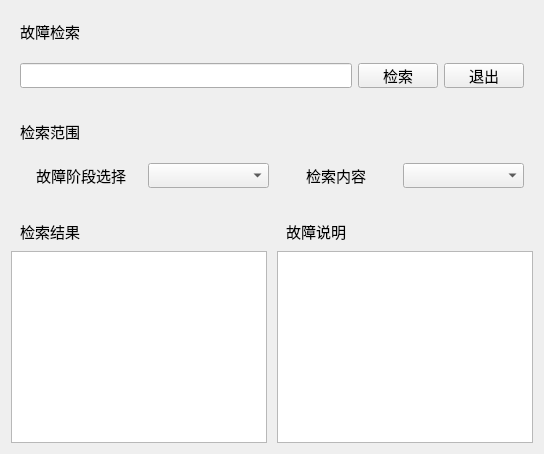
      <widget class="QWidget" name="tab">
       <attribute name="title">
        <string>故障检索</string>
       </attribute>
       <layout class="QVBoxLayout" name="verticalLayout_3">
        <property name="spacing">
         <number>10</number>
        </property>
        <item>
         <widget class="QWidget" name="widget_E" native="true">
          <layout class="QVBoxLayout" name="verticalLayout_10">
           <property name="spacing">
            <number>0</number>
           </property>
           <property name="leftMargin">
            <number>0</number>
           </property>
           <property name="topMargin">
            <number>0</number>
           </property>
           <property name="rightMargin">
            <number>0</number>
           </property>
           <property name="bottomMargin">
            <number>0</number>
           </property>
           <item>
            <widget class="QWidget" name="widget_E_1" native="true">
             <property name="minimumSize">
              <size>
               <width>0</width>
               <height>40</height>
              </size>
             </property>
             <property name="maximumSize">
              <size>
               <width>16777215</width>
               <height>40</height>
              </size>
             </property>
             <layout class="QHBoxLayout" name="horizontalLayout_14">
              <property name="topMargin">
               <number>5</number>
              </property>
              <property name="bottomMargin">
               <number>5</number>
              </property>
              <item alignment="Qt::AlignLeft">
               <widget class="QLabel" name="label_15">
                <property name="minimumSize">
                 <size>
                  <width>100</width>
                  <height>0</height>
                 </size>
                </property>
                <property name="maximumSize">
                 <size>
                  <width>100</width>
                  <height>16777215</height>
                 </size>
                </property>
                <property name="font">
                 <font>
                  <pointsize>11</pointsize>
                 </font>
                </property>
                <property name="text">
                 <string>故障检索</string>
                </property>
               </widget>
              </item>
              <item>
               <spacer name="horizontalSpacer_25">
                <property name="orientation">
                 <enum>Qt::Horizontal</enum>
                </property>
                <property name="sizeHint" stdset="0">
                 <size>
                  <width>40</width>
                  <height>20</height>
                 </size>
                </property>
               </spacer>
              </item>
             </layout>
            </widget>
           </item>
           <item>
            <widget class="QWidget" name="widget_8" native="true">
             <property name="minimumSize">
              <size>
               <width>0</width>
               <height>50</height>
              </size>
             </property>
             <property name="maximumSize">
              <size>
               <width>16777215</width>
               <height>50</height>
              </size>
             </property>
             <layout class="QHBoxLayout" name="horizontalLayout_2">
              <property name="topMargin">
               <number>0</number>
              </property>
              <property name="bottomMargin">
               <number>0</number>
              </property>
              <item>
               <widget class="QLineEdit" name="lineEdit">
                <property name="minimumSize">
                 <size>
                  <width>0</width>
                  <height>25</height>
                 </size>
                </property>
                <property name="maximumSize">
                 <size>
                  <width>16777215</width>
                  <height>25</height>
                 </size>
                </property>
                <property name="font">
                 <font>
                  <pointsize>11</pointsize>
                 </font>
                </property>
               </widget>
              </item>
              <item>
               <widget class="QPushButton" name="pushButton">
                <property name="minimumSize">
                 <size>
                  <width>60</width>
                  <height>25</height>
                 </size>
                </property>
                <property name="maximumSize">
                 <size>
                  <width>16777215</width>
                  <height>25</height>
                 </size>
                </property>
                <property name="font">
                 <font>
                  <pointsize>11</pointsize>
                 </font>
                </property>
                <property name="text">
                 <string>检索</string>
                </property>
               </widget>
              </item>
              <item>
               <widget class="QPushButton" name="pushButton_2">
                <property name="minimumSize">
                 <size>
                  <width>60</width>
                  <height>25</height>
                 </size>
                </property>
                <property name="maximumSize">
                 <size>
                  <width>16777215</width>
                  <height>25</height>
                 </size>
                </property>
                <property name="font">
                 <font>
                  <pointsize>11</pointsize>
                 </font>
                </property>
                <property name="text">
                 <string>退出</string>
                </property>
               </widget>
              </item>
             </layout>
            </widget>
           </item>
          </layout>
         </widget>
        </item>
        <item>
         <widget class="QWidget" name="widget_F" native="true">
          <layout class="QVBoxLayout" name="verticalLayout_11">
           <property name="spacing">
            <number>0</number>
           </property>
           <property name="leftMargin">
            <number>0</number>
           </property>
           <property name="topMargin">
            <number>0</number>
           </property>
           <property name="rightMargin">
            <number>0</number>
           </property>
           <property name="bottomMargin">
            <number>0</number>
           </property>
           <item>
            <widget class="QWidget" name="widget_F_1" native="true">
             <property name="minimumSize">
              <size>
               <width>0</width>
               <height>40</height>
              </size>
             </property>
             <property name="maximumSize">
              <size>
               <width>16777215</width>
               <height>40</height>
              </size>
             </property>
             <layout class="QHBoxLayout" name="horizontalLayout_15">
              <property name="topMargin">
               <number>5</number>
              </property>
              <property name="bottomMargin">
               <number>5</number>
              </property>
              <item alignment="Qt::AlignLeft">
               <widget class="QLabel" name="label_16">
                <property name="minimumSize">
                 <size>
                  <width>100</width>
                  <height>0</height>
                 </size>
                </property>
                <property name="maximumSize">
                 <size>
                  <width>100</width>
                  <height>16777215</height>
                 </size>
                </property>
                <property name="font">
                 <font>
                  <pointsize>11</pointsize>
                 </font>
                </property>
                <property name="text">
                 <string>检索范围</string>
                </property>
               </widget>
              </item>
              <item>
               <spacer name="horizontalSpacer_26">
                <property name="orientation">
                 <enum>Qt::Horizontal</enum>
                </property>
                <property name="sizeHint" stdset="0">
                 <size>
                  <width>40</width>
                  <height>20</height>
                 </size>
                </property>
               </spacer>
              </item>
             </layout>
            </widget>
           </item>
           <item>
            <widget class="QWidget" name="widget_9" native="true">
             <property name="minimumSize">
              <size>
               <width>0</width>
               <height>50</height>
              </size>
             </property>
             <property name="maximumSize">
              <size>
               <width>16777215</width>
               <height>50</height>
              </size>
             </property>
             <layout class="QHBoxLayout" name="horizontalLayout_3">
              <item>
               <widget class="QLabel" name="label_4">
                <property name="minimumSize">
                 <size>
                  <width>0</width>
                  <height>25</height>
                 </size>
                </property>
                <property name="maximumSize">
                 <size>
                  <width>16777215</width>
                  <height>25</height>
                 </size>
                </property>
                <property name="font">
                 <font>
                  <pointsize>11</pointsize>
                 </font>
                </property>
                <property name="text">
                 <string>故障阶段选择</string>
                </property>
                <property name="alignment">
                 <set>Qt::AlignCenter</set>
                </property>
               </widget>
              </item>
              <item>
               <widget class="QComboBox" name="comboBox">
                <property name="minimumSize">
                 <size>
                  <width>0</width>
                  <height>25</height>
                 </size>
                </property>
                <property name="maximumSize">
                 <size>
                  <width>16777215</width>
                  <height>25</height>
                 </size>
                </property>
                <property name="font">
                 <font>
                  <pointsize>11</pointsize>
                 </font>
                </property>
               </widget>
              </item>
              <item>
               <widget class="QLabel" name="label_5">
                <property name="minimumSize">
                 <size>
                  <width>0</width>
                  <height>25</height>
                 </size>
                </property>
                <property name="maximumSize">
                 <size>
                  <width>16777215</width>
                  <height>25</height>
                 </size>
                </property>
                <property name="font">
                 <font>
                  <pointsize>11</pointsize>
                 </font>
                </property>
                <property name="text">
                 <string>检索内容</string>
                </property>
                <property name="alignment">
                 <set>Qt::AlignCenter</set>
                </property>
               </widget>
              </item>
              <item>
               <widget class="QComboBox" name="comboBox_4">
                <property name="minimumSize">
                 <size>
                  <width>0</width>
                  <height>25</height>
                 </size>
                </property>
                <property name="maximumSize">
                 <size>
                  <width>16777215</width>
                  <height>25</height>
                 </size>
                </property>
                <property name="font">
                 <font>
                  <pointsize>11</pointsize>
                 </font>
                </property>
               </widget>
              </item>
             </layout>
            </widget>
           </item>
          </layout>
         </widget>
        </item>
        <item>
         <widget class="QWidget" name="widget_10" native="true">
          <layout class="QHBoxLayout" name="horizontalLayout_6">
           <property name="spacing">
            <number>10</number>
           </property>
           <property name="leftMargin">
            <number>0</number>
           </property>
           <property name="topMargin">
            <number>0</number>
           </property>
           <property name="rightMargin">
            <number>0</number>
           </property>
           <property name="bottomMargin">
            <number>0</number>
           </property>
           <item>
            <widget class="QWidget" name="widget_G" native="true">
             <layout class="QVBoxLayout" name="verticalLayout_12">
              <property name="spacing">
               <number>0</number>
              </property>
              <property name="leftMargin">
               <number>0</number>
              </property>
              <property name="topMargin">
               <number>0</number>
              </property>
              <property name="rightMargin">
               <number>0</number>
              </property>
              <property name="bottomMargin">
               <number>0</number>
              </property>
              <item>
               <widget class="QWidget" name="widget_G_1" native="true">
                <property name="minimumSize">
                 <size>
                  <width>0</width>
                  <height>40</height>
                 </size>
                </property>
                <property name="maximumSize">
                 <size>
                  <width>16777215</width>
                  <height>40</height>
                 </size>
                </property>
                <layout class="QHBoxLayout" name="horizontalLayout_16">
                 <property name="topMargin">
                  <number>5</number>
                 </property>
                 <property name="bottomMargin">
                  <number>5</number>
                 </property>
                 <item alignment="Qt::AlignLeft">
                  <widget class="QLabel" name="label_17">
                   <property name="minimumSize">
                    <size>
                     <width>100</width>
                     <height>0</height>
                    </size>
                   </property>
                   <property name="maximumSize">
                    <size>
                     <width>100</width>
                     <height>16777215</height>
                    </size>
                   </property>
                   <property name="font">
                    <font>
                     <pointsize>11</pointsize>
                    </font>
                   </property>
                   <property name="text">
                    <string>检索结果</string>
                   </property>
                  </widget>
                 </item>
                 <item>
                  <spacer name="horizontalSpacer_27">
                   <property name="orientation">
                    <enum>Qt::Horizontal</enum>
                   </property>
                   <property name="sizeHint" stdset="0">
                    <size>
                     <width>40</width>
                     <height>20</height>
                    </size>
                   </property>
                  </spacer>
                 </item>
                </layout>
               </widget>
              </item>
              <item>
               <widget class="QListWidget" name="listWidget"/>
              </item>
             </layout>
            </widget>
           </item>
           <item>
            <widget class="QWidget" name="widget_H" native="true">
             <layout class="QVBoxLayout" name="verticalLayout_13">
              <property name="spacing">
               <number>0</number>
              </property>
              <property name="leftMargin">
               <number>0</number>
              </property>
              <property name="topMargin">
               <number>0</number>
              </property>
              <property name="rightMargin">
               <number>0</number>
              </property>
              <property name="bottomMargin">
               <number>0</number>
              </property>
              <item>
               <widget class="QWidget" name="widget_H_1" native="true">
                <property name="minimumSize">
                 <size>
                  <width>0</width>
                  <height>40</height>
                 </size>
                </property>
                <property name="maximumSize">
                 <size>
                  <width>16777215</width>
                  <height>40</height>
                 </size>
                </property>
                <layout class="QHBoxLayout" name="horizontalLayout_17">
                 <property name="topMargin">
                  <number>5</number>
                 </property>
                 <property name="bottomMargin">
                  <number>5</number>
                 </property>
                 <item alignment="Qt::AlignLeft">
                  <widget class="QLabel" name="label_18">
                   <property name="minimumSize">
                    <size>
                     <width>100</width>
                     <height>0</height>
                    </size>
                   </property>
                   <property name="maximumSize">
                    <size>
                     <width>100</width>
                     <height>16777215</height>
                    </size>
                   </property>
                   <property name="font">
                    <font>
                     <pointsize>11</pointsize>
                    </font>
                   </property>
                   <property name="text">
                    <string>故障说明</string>
                   </property>
                  </widget>
                 </item>
                 <item>
                  <spacer name="horizontalSpacer_28">
                   <property name="orientation">
                    <enum>Qt::Horizontal</enum>
                   </property>
                   <property name="sizeHint" stdset="0">
                    <size>
                     <width>40</width>
                     <height>20</height>
                    </size>
                   </property>
                  </spacer>
                 </item>
                </layout>
               </widget>
              </item>
              <item>
               <widget class="QTextBrowser" name="textBrowser">
                <property name="styleSheet">
                 <string notr="true"/>
                </property>
                <property name="html">
                 <string>&lt;!DOCTYPE HTML PUBLIC &quot;-//W3C//DTD HTML 4.0//EN&quot; &quot;http://www.w3.org/TR/REC-html40/strict.dtd&quot;&gt;
&lt;html&gt;&lt;head&gt;&lt;meta name=&quot;qrichtext&quot; content=&quot;1&quot; /&gt;&lt;style type=&quot;text/css&quot;&gt;
p, li { white-space: pre-wrap; }
&lt;/style&gt;&lt;/head&gt;&lt;body style=&quot; font-family:'SimSun'; font-size:9pt; font-weight:400; font-style:normal;&quot;&gt;
&lt;p style=&quot;-qt-paragraph-type:empty; margin-top:0px; margin-bottom:0px; margin-left:0px; margin-right:0px; -qt-block-indent:0; text-indent:0px;&quot;&gt;&lt;br /&gt;&lt;/p&gt;&lt;/body&gt;&lt;/html&gt;</string>
                </property>
               </widget>
              </item>
             </layout>
            </widget>
           </item>
          </layout>
         </widget>
        </item>
       </layout>
      </widget>
